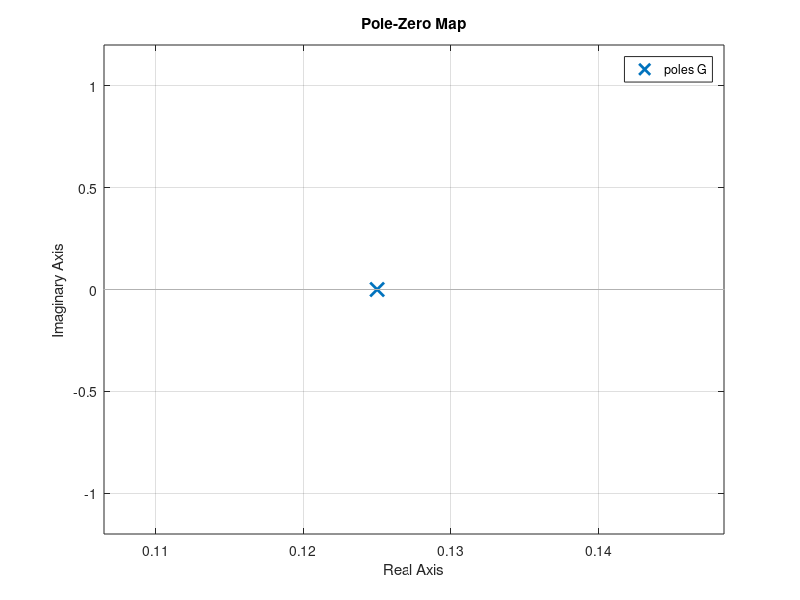
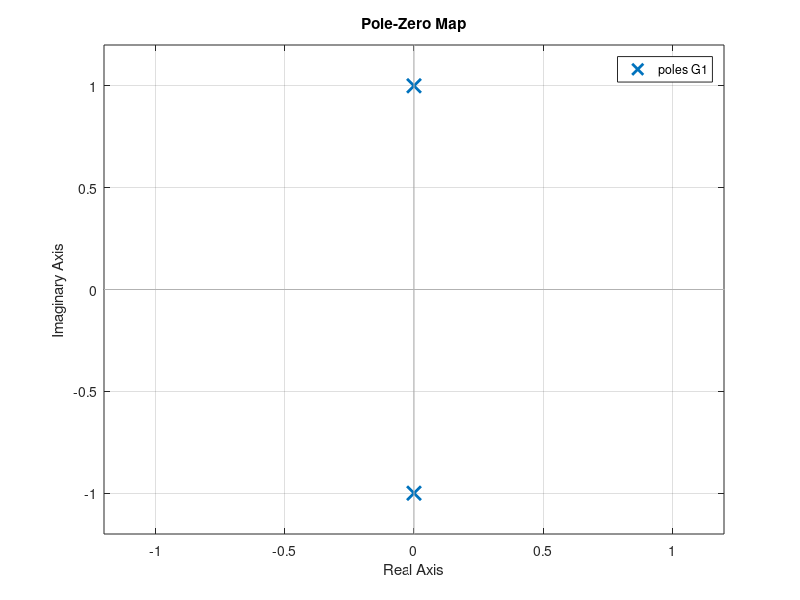
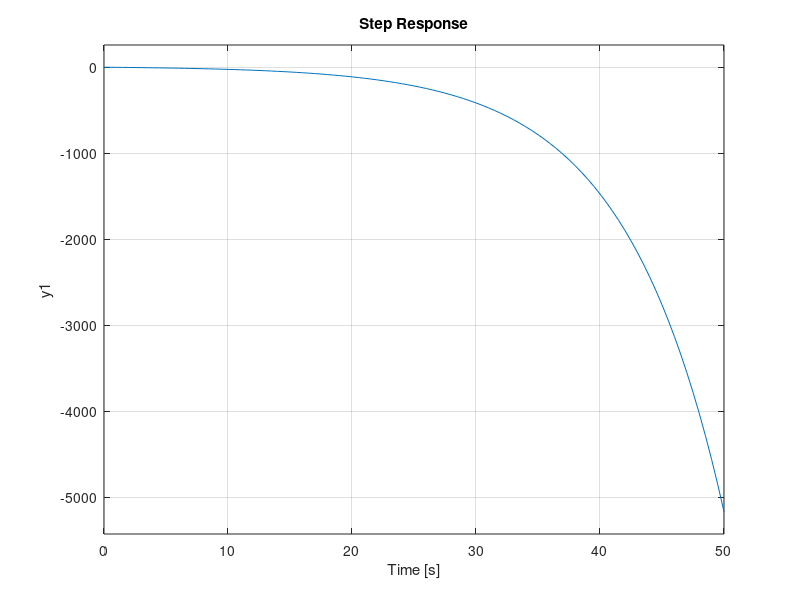
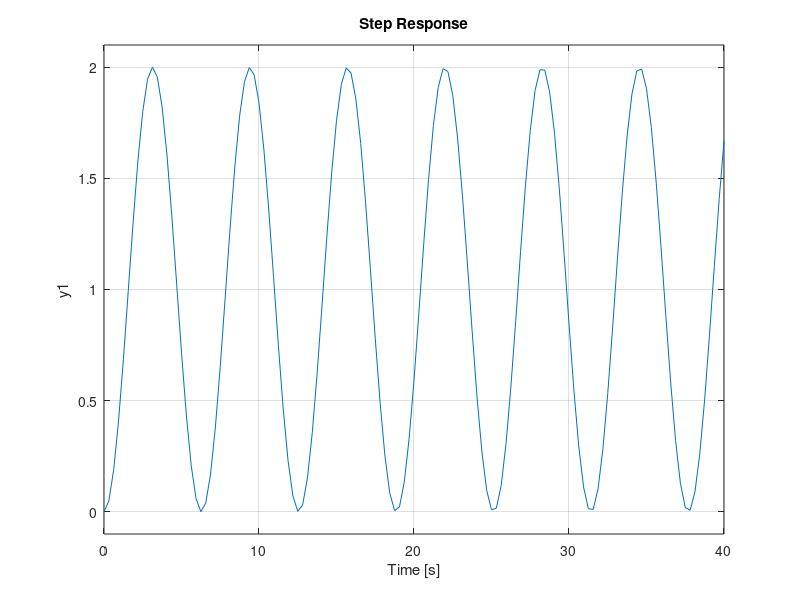

Write MATLAB code to recreate these figures, in order.
%% Control 5sep
clear all
close all
% Función de transferencia
num=[10]
den=[-8 1]
G=tf(num,den)%primer orden
num1=[1]
den1=[1 0 1]
G1=tf(num1,den1)%segundo orden
%% Polos
poG=pole(G)
poG1=pole(G1)
%% Grafica de polos y zeros
figure
pzmap(G)
grid on
figure
pzmap(G1)
grid on
%% respuesta a un escalon
figure
step(G)
figure
step(G1)
